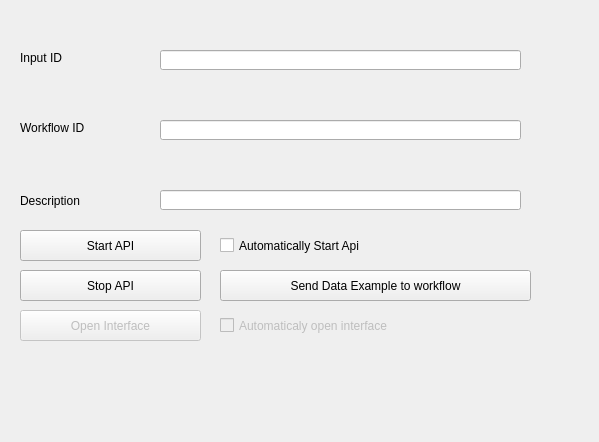
<?xml version="1.0" encoding="UTF-8"?>
<ui version="4.0">
 <class>Form</class>
 <widget class="QWidget" name="Form">
  <property name="geometry">
   <rect>
    <x>0</x>
    <y>0</y>
    <width>599</width>
    <height>442</height>
   </rect>
  </property>
  <property name="windowTitle">
   <string>Form</string>
  </property>
  <widget class="QLineEdit" name="InputId">
   <property name="geometry">
    <rect>
     <x>160</x>
     <y>50</y>
     <width>361</width>
     <height>20</height>
    </rect>
   </property>
  </widget>
  <widget class="QLineEdit" name="WorkflowId">
   <property name="geometry">
    <rect>
     <x>160</x>
     <y>120</y>
     <width>361</width>
     <height>20</height>
    </rect>
   </property>
  </widget>
  <widget class="QLabel" name="label">
   <property name="geometry">
    <rect>
     <x>20</x>
     <y>50</y>
     <width>141</width>
     <height>16</height>
    </rect>
   </property>
   <property name="text">
    <string>Input ID</string>
   </property>
  </widget>
  <widget class="QLabel" name="label_2">
   <property name="geometry">
    <rect>
     <x>20</x>
     <y>120</y>
     <width>141</width>
     <height>16</height>
    </rect>
   </property>
   <property name="text">
    <string>Workflow ID</string>
   </property>
  </widget>
  <widget class="QLabel" name="label_3">
   <property name="geometry">
    <rect>
     <x>20</x>
     <y>180</y>
     <width>141</width>
     <height>41</height>
    </rect>
   </property>
   <property name="text">
    <string>Description</string>
   </property>
  </widget>
  <widget class="QLineEdit" name="Description">
   <property name="geometry">
    <rect>
     <x>160</x>
     <y>190</y>
     <width>361</width>
     <height>20</height>
    </rect>
   </property>
  </widget>
  <widget class="QPushButton" name="pushButton">
   <property name="geometry">
    <rect>
     <x>20</x>
     <y>230</y>
     <width>181</width>
     <height>31</height>
    </rect>
   </property>
   <property name="text">
    <string>Start API</string>
   </property>
  </widget>
  <widget class="QPushButton" name="pushButton_2">
   <property name="enabled">
    <bool>false</bool>
   </property>
   <property name="geometry">
    <rect>
     <x>20</x>
     <y>310</y>
     <width>181</width>
     <height>31</height>
    </rect>
   </property>
   <property name="text">
    <string>Open Interface</string>
   </property>
   <property name="checkable">
    <bool>false</bool>
   </property>
  </widget>
  <widget class="QCheckBox" name="checkBox">
   <property name="geometry">
    <rect>
     <x>220</x>
     <y>230</y>
     <width>291</width>
     <height>31</height>
    </rect>
   </property>
   <property name="text">
    <string>Automatically Start Api</string>
   </property>
  </widget>
  <widget class="QCheckBox" name="checkBox_2">
   <property name="enabled">
    <bool>false</bool>
   </property>
   <property name="geometry">
    <rect>
     <x>220</x>
     <y>310</y>
     <width>261</width>
     <height>31</height>
    </rect>
   </property>
   <property name="text">
    <string>Automaticaly open interface</string>
   </property>
  </widget>
  <widget class="QPushButton" name="pushButton_3">
   <property name="geometry">
    <rect>
     <x>20</x>
     <y>270</y>
     <width>181</width>
     <height>31</height>
    </rect>
   </property>
   <property name="text">
    <string>Stop API</string>
   </property>
  </widget>
  <widget class="QPushButton" name="pushButton_4">
   <property name="geometry">
    <rect>
     <x>220</x>
     <y>270</y>
     <width>311</width>
     <height>31</height>
    </rect>
   </property>
   <property name="text">
    <string>Send Data Example to workflow</string>
   </property>
  </widget>
 </widget>
 <resources/>
 <connections/>
</ui>
